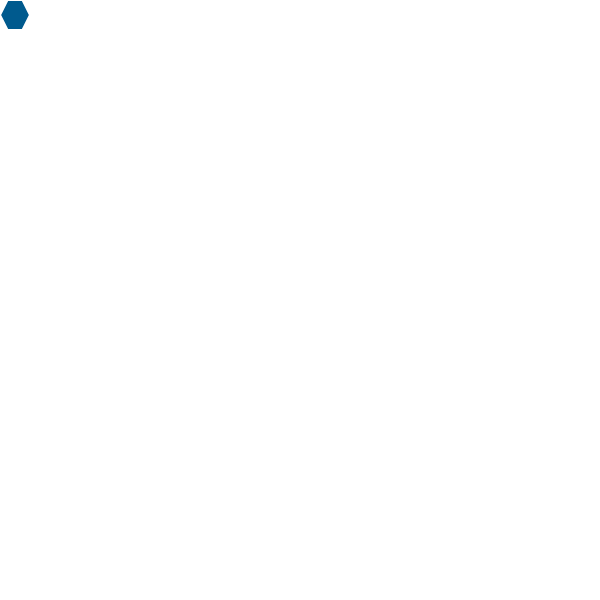
Frame 1 (no input)
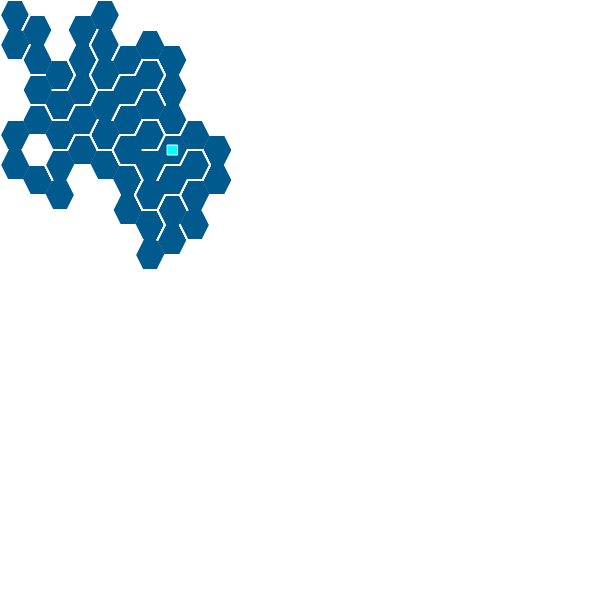
Frame 60 (no input)
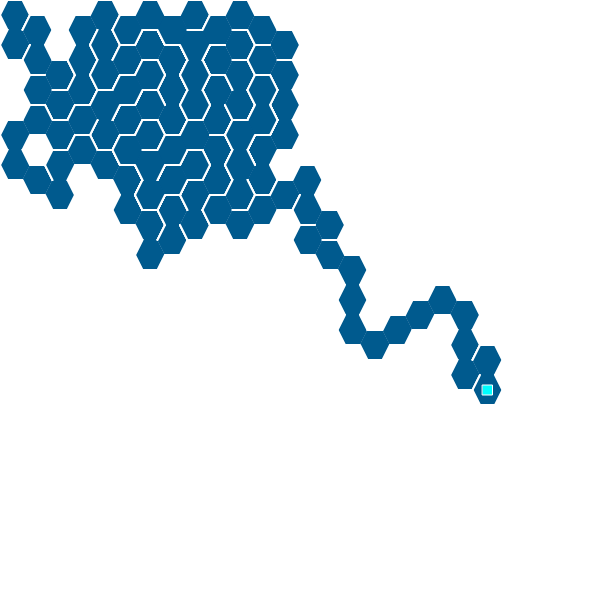
Frame 120 (the mouse pressed at the canvas centre since frame 60)

The p5.js sketch that drew these frames (run headless with seeded random() and noise() and a simulated clock; from frame 60 on, the mouse is pressed at the canvas centre):

// p5.js sketch
// ── sketch.js
var grid = [];
var sz = 30;
var cols;
var raws;
var current;
var last;
var stack = [];
var generated = false;

function setup() {
	createCanvas(600, 600);
	//frameRate(2);
	cols = width / sz - 7;
	raws = height / sz * 2 - 7;
	for (var j = 0; j < raws; j++) {
		for (var i = 0; i < cols; i++) {
			grid.push(new Cell(i, j));
		}
	}
	current = grid[0];
	last = current;
	current.visited = true;
	current.seen = true;
	for (var i = 0; i < grid.length; i++) {
		grid[i].show();
	}
}

function draw() {
	//background(51);
	// for (var i = 0; i < grid.length; i++) {
	// 	grid[i].show();
	// }
	last.show();
	current.show();
	if (!generated) {
		var next = current.checkNeighbors();
		last = current;
		if (next) {
			stack.push(current);
			next.visited = true;
			current.active = false;
			next.active = true;
			current = next;
		} else {
			var prev = stack.pop();
			if (prev) {
				current.active = false;
				current = prev;
				current.active = true;
				current.visited = true;
			} else {
				generated = true;
			}
		}
	} else {
		last = current;
		noStroke();
		if (current.i != 0 || current.j != 0) {
			fill(255, 0, 0);
			rect(0 + sz / 3, 0 + sz / 3, sz - sz / 1.5 + 1, sz - sz / 1.5 + 1);
		}
		if (current.i != cols - 1 || current.j != raws - 1) {
			fill(0, 255, 0);
			var x = (cols - 1) * (sz + sz / 2);
			var y = (raws - 1) * sz / 2
			rect(x + sz / 3, y + sz / 3, sz - sz / 1.5 + 1, sz - sz / 1.5 + 1);
		}
	}
}

function index(i, j) {
	if (i < 0 || i > cols - 1 || j < 0 || j > raws - 1) {
		return -1;
	} else {
		return i + j * cols;
	}
}

function Cell(i, j) {
	this.i = i;
	this.j = j;
	this.walls = [true, true, true, true, true, true];
	this.visited = false;
	this.seen = false;

	this.getTopLeft = function() {
		if (j % 2 == 0)
			return grid[index(i - 1, j - 1)];
		else
			return grid[index(i, j - 1)];
	}
	this.getTop = function() {
		if (j % 2 == 0)
			return grid[index(i, j - 2)];
		else
			return grid[index(i, j - 2)];
	}
	this.getTopRight = function() {
		if (j % 2 == 0)
			return grid[index(i, j - 1)];
		else
			return grid[index(i + 1, j - 1)];
	}
	this.getBotRight = function() {
		if (j % 2 == 0)
			return grid[index(i, j + 1)];
		else
			return grid[index(i + 1, j + 1)];
	}
	this.getBot = function() {
		if (j % 2 == 0)
			return grid[index(i, j + 2)];
		else
			return grid[index(i, j + 2)];
	}
	this.getBotLeft = function() {
		if (j % 2 == 0)
			return grid[index(i - 1, j + 1)];
		else
			return grid[index(i, j + 1)];
	}

	this.checkNeighbors = function() {
		var neighbors = [];
		var topLeft = this.getTopLeft();
		var top = this.getTop();
		var topRight = this.getTopRight();
		var botRight = this.getBotRight();
		var bot = this.getBot();
		var botLeft = this.getBotLeft();

		if (topLeft && !topLeft.visited) {
			neighbors.push(topLeft);
		}
		if (top && !top.visited) {
			neighbors.push(top);
		}
		if (topRight && !topRight.visited) {
			neighbors.push(topRight);
		}
		if (botRight && !botRight.visited) {
			neighbors.push(botRight);
		}
		if (bot && !bot.visited) {
			neighbors.push(bot);
		}
		if (botLeft && !botLeft.visited) {
			neighbors.push(botLeft);
		}
		var n = neighbors[floor(random(neighbors.length))];
		if (n) {
			if (n === topLeft) {
				this.walls[0] = false;
				n.walls[3] = false;
			} else if (n === top) {
				this.walls[1] = false;
				n.walls[4] = false;
			} else if (n === topRight) {
				this.walls[2] = false;
				n.walls[5] = false;
			} else if (n === botRight) {
				this.walls[3] = false;
				n.walls[0] = false;
			} else if (n === bot) {
				this.walls[4] = false;
				n.walls[1] = false;
			} else if (n === botLeft) {
				this.walls[5] = false;
				n.walls[2] = false;
			}
			return n;
		} else {
			return undefined;
		}
	}

	this.show = function() {
		var x;
		var y;
		if (j % 2 == 0) {
			x = this.i * (sz + sz / 2);
			y = this.j * sz / 2
		} else {
			x = this.i * (sz + sz / 2) + 3 * sz / 4;
			y = this.j * sz / 2;
		}

		noStroke();
		noFill();
		if (this.visited) {
			fill(0, 90, 142);
		}
		if (generated && this.seen) {
			fill(0, 120, 189);
		}
		// triangle(x + sz / 2, y + sz / 2, x + sz / 4, y, x, y + sz / 2); // top left
		// triangle(x + sz / 2, y + sz / 2, x + 3 * sz / 4, y, x + sz / 4, y); // top
		// triangle(x + sz / 2, y + sz / 2, x + sz, y + sz / 2, x + 3 * sz / 4, y); // top right
		// triangle(x + sz / 2, y + sz / 2, x + 3 * sz / 4, y + sz, x + sz, y + sz / 2); // bot right
		// triangle(x + sz / 2, y + sz / 2, x + sz / 4, y + sz, x + 3 * sz / 4, y + sz); // bot
		// triangle(x + sz / 2, y + sz / 2, x, y + sz / 2, x + sz / 4, y + sz); // bot left

		beginShape();
		vertex(x + sz / 4, y);
		vertex(x + 3 * sz / 4, y);
		vertex(x + sz, y + sz / 2);
		vertex(x + 3 * sz / 4, y + sz);
		vertex(x + sz / 4, y + sz);
		vertex(x, y + sz / 2);
		endShape(CLOSE);

		if (this.active) {
			stroke(255);
			fill(0, 255, 255);
			rect(x + sz / 3, y + sz / 3, sz - sz / 1.5, sz - sz / 1.5);
		}

		stroke(255);
		strokeWeight(2);
		if (this.walls[0]) {
			line(x + sz / 4, y, x, y + sz / 2); // top left
		}
		if (this.walls[1]) {
			line(x + sz / 4, y, x + 3 * sz / 4, y); // top
		}
		if (this.walls[2]) {
			line(x + 3 * sz / 4, y, x + sz, y + sz / 2); // top right
		}
		if (this.walls[3]) {
			line(x + 3 * sz / 4, y + sz, x + sz, y + sz / 2); // bot right
		}
		if (this.walls[4]) {
			line(x + sz / 4, y + sz, x + 3 * sz / 4, y + sz); // bot
		}
		if (this.walls[5]) {
			line(x, y + sz / 2, x + sz / 4, y + sz); // bot left
		}
		strokeWeight(1);
	}
}

function keyPressed() {
	if (generated) {
		if (keyCode === 103) {
			if (!current.walls[0]) {
				current.active = false;
				current = current.getTopLeft();
				current.active = true;
				current.seen = true;
			}
		} else if (keyCode === 104) {
			if (!current.walls[1]) {
				current.active = false;
				current = current.getTop();
				current.active = true;
				current.seen = true;
			}
		} else if (keyCode === 105) {
			if (!current.walls[2]) {
				current.active = false;
				current = current.getTopRight();
				current.active = true;
				current.seen = true;
			}
		} else if (keyCode === 102) {
			if (!current.walls[3]) {
				current.active = false;
				current = current.getBotRight();
				current.active = true;
				current.seen = true;
			}
		} else if (keyCode === 101) {
			if (!current.walls[4]) {
				current.active = false;
				current = current.getBot();
				current.active = true;
				current.seen = true;
			}
		} else if (keyCode === 100) {
			if (!current.walls[5]) {
				current.active = false;
				current = current.getBotLeft();
				current.active = true;
				current.seen = true;
			}
		}
	}
}
